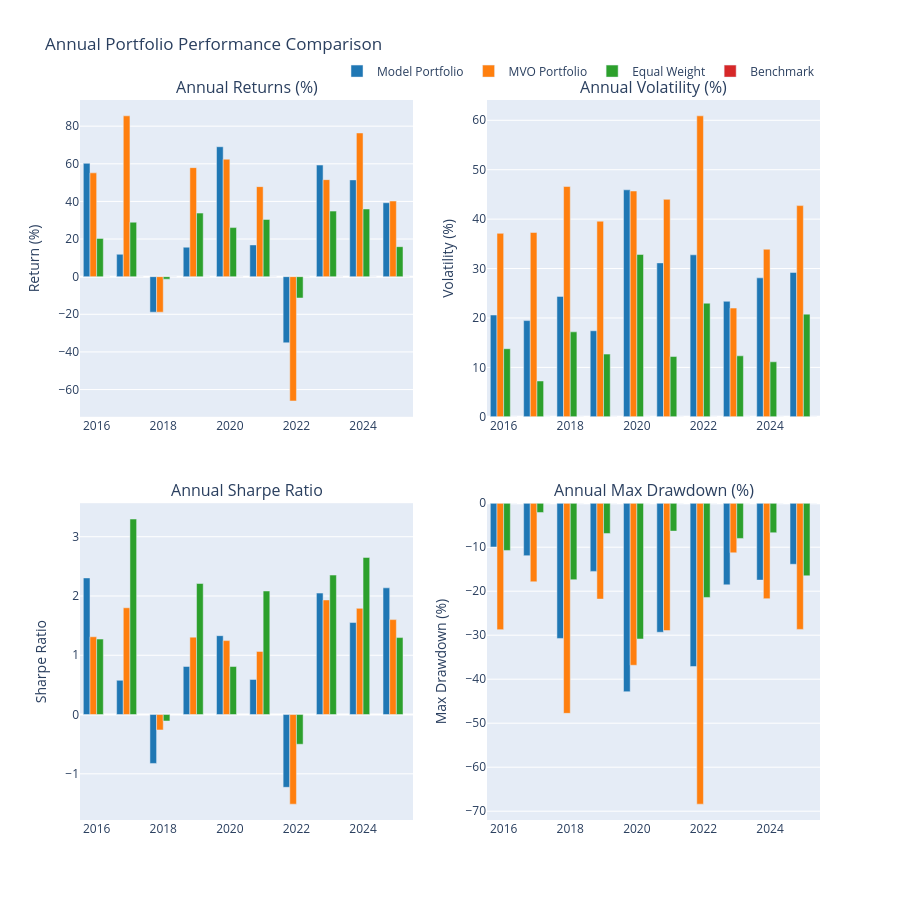

The notebook cell this image was saved under:
### Code cell
# Plotting
fig = make_subplots(
    rows=2, cols=2,
    subplot_titles=('Annual Returns (%)', 'Annual Volatility (%)', 
                   'Annual Sharpe Ratio', 'Annual Max Drawdown (%)'),
                   #'Annual Sortino Ratio', 'Annual Calmar Ratio'),
    vertical_spacing=0.12,
    horizontal_spacing=0.1
)

colors = ['#1f77b4', '#ff7f0e', '#2ca02c', '#d62728']
years = list(yearly_comparison['Total Return (%)'].index)

# Plot annual returns
for i, portfolio in enumerate(portfolios.keys()):
    fig.add_trace(
        go.Bar(
            x=years,
            y=yearly_comparison['Total Return (%)'][portfolio],
            name=portfolio,
            marker_color=colors[i],
            showlegend=True
        ),
        row=1, col=1
    )

# Plot annual volatility
for i, portfolio in enumerate(portfolios.keys()):
    fig.add_trace(
        go.Bar(
            x=years,
            y=yearly_comparison['Volatility (%)'][portfolio],
            name=portfolio,
            marker_color=colors[i],
            showlegend=False
        ),
        row=1, col=2
    )

# Plot annual Sharpe ratio
for i, portfolio in enumerate(portfolios.keys()):
    fig.add_trace(
        go.Bar(
            x=years,
            y=yearly_comparison['Sharpe Ratio'][portfolio],
            name=portfolio,
            marker_color=colors[i],
            showlegend=False
        ),
        row=2, col=1
    )

# Plot annual max drawdown
for i, portfolio in enumerate(portfolios.keys()):
    fig.add_trace(
        go.Bar(
            x=years,
            y=yearly_comparison['Max Drawdown (%)'][portfolio],
            name=portfolio,
            marker_color=colors[i],
            showlegend=False
        ),
        row=2, col=2
    )

# # Plot annual Sortino ratio
# for i, portfolio in enumerate(portfolios.keys()):
#     fig.add_trace(
#         go.Scatter(
#             x=years,
#             y=yearly_comparison['Sortino Ratio'][portfolio],
#             mode='lines+markers',
#             name=portfolio,
#             line=dict(color=colors[i]),
#             showlegend=False
#         ),
#         row=3, col=1
#     )

# # Plot annual Calmar ratio
# for i, portfolio in enumerate(portfolios.keys()):
#     fig.add_trace(
#         go.Scatter(
#             x=years,
#             y=yearly_comparison['Calmar Ratio'][portfolio],
#             mode='lines+markers',
#             name=portfolio,
#             line=dict(color=colors[i]),
#             showlegend=False
#         ),
#         row=3, col=2
#     )

# Update layout
fig.update_layout(
    title='Annual Portfolio Performance Comparison',
    height=900,
    showlegend=True,
    legend=dict(
        orientation="h",
        yanchor="bottom",
        y=1.02,
        xanchor="right",
        x=1
    )
)

# Update axes labels
fig.update_yaxes(title_text="Return (%)", row=1, col=1)
fig.update_yaxes(title_text="Volatility (%)", row=1, col=2)
fig.update_yaxes(title_text="Sharpe Ratio", row=2, col=1)
fig.update_yaxes(title_text="Max Drawdown (%)", row=2, col=2)
# fig.update_yaxes(title_text="Sortino Ratio", row=3, col=1)
# fig.update_yaxes(title_text="Calmar Ratio", row=3, col=2)

fig.show()

# Save the plot to a file
fig.write_html(f'{output_dir}/{train_type}/YoY_performance_{model_type}_run_{run_no}.html')
fig.write_image(f'{output_dir}/{train_type}/YoY_performance_{model_type}_run_{run_no}.png')

### Figure 1 — Plotly figure (JSON) as saved in the notebook; plotly's stock layout.template omitted (floating-point values rounded to 4 significant figures)
{"data": [{"marker": {"color": "#1f77b4"}, "name": "Model Portfolio", "showlegend": true, "type": "bar", "x": [2016, 2017, 2018, 2019, 2020, 2021, 2022, 2023, 2024, 2025], "xaxis": "x", "y": [60.25, 11.9, -18.88, 15.66, 69.07, 16.87, -35.15, 59.33, 51.44, 39.31], "yaxis": "y"}, {"marker": {"color": "#ff7f0e"}, "name": "MVO Portfolio", "showlegend": true, "type": "bar", "x": [2016, 2017, 2018, 2019, 2020, 2021, 2022, 2023, 2024, 2025], "xaxis": "x", "y": [55.17, 85.49, -18.88, 57.96, 62.44, 47.86, -66.07, 51.58, 76.38, 40.21], "yaxis": "y"}, {"marker": {"color": "#2ca02c"}, "name": "Equal Weight", "showlegend": true, "type": "bar", "x": [2016, 2017, 2018, 2019, 2020, 2021, 2022, 2023, 2024, 2025], "xaxis": "x", "y": [20.34, 28.95, -1.329, 33.79, 26.09, 30.42, -11.36, 34.85, 35.98, 15.95], "yaxis": "y"}, {"marker": {"color": "#d62728"}, "name": "Benchmark", "showlegend": true, "type": "bar", "x": [2016, 2017, 2018, 2019, 2020, 2021, 2022, 2023, 2024, 2025], "xaxis": "x", "y": [0, 0, 0, 0, 0, 0, 0, 0, 0, 0], "yaxis": "y"}, {"marker": {"color": "#1f77b4"}, "name": "Model Portfolio", "showlegend": false, "type": "bar", "x": [2016, 2017, 2018, 2019, 2020, 2021, 2022, 2023, 2024, 2025], "xaxis": "x2", "y": [20.6, 19.47, 24.37, 17.41, 45.93, 31.15, 32.78, 23.37, 28.12, 29.2], "yaxis": "y2"}, {"marker": {"color": "#ff7f0e"}, "name": "MVO Portfolio", "showlegend": false, "type": "bar", "x": [2016, 2017, 2018, 2019, 2020, 2021, 2022, 2023, 2024, 2025], "xaxis": "x2", "y": [37.12, 37.3, 46.6, 39.58, 45.69, 44.0, 60.9, 22.0, 33.91, 42.74], "yaxis": "y2"}, {"marker": {"color": "#2ca02c"}, "name": "Equal Weight", "showlegend": false, "type": "bar", "x": [2016, 2017, 2018, 2019, 2020, 2021, 2022, 2023, 2024, 2025], "xaxis": "x2", "y": [13.78, 7.247, 17.19, 12.68, 32.85, 12.2, 22.99, 12.34, 11.13, 20.78], "yaxis": "y2"}, {"marker": {"color": "#d62728"}, "name": "Benchmark", "showlegend": false, "type": "bar", "x": [2016, 2017, 2018, 2019, 2020, 2021, 2022, 2023, 2024, 2025], "xaxis": "x2", "y": [0, 0, 0, 0, 0, 0, 0, 0, 0, 0], "yaxis": "y2"}, {"marker": {"color": "#1f77b4"}, "name": "Model Portfolio", "showlegend": false, "type": "bar", "x": [2016, 2017, 2018, 2019, 2020, 2021, 2022, 2023, 2024, 2025], "xaxis": "x3", "y": [2.305, 0.5774, -0.8251, 0.811, 1.33, 0.5924, -1.228, 2.049, 1.552, 2.138], "yaxis": "y3"}, {"marker": {"color": "#ff7f0e"}, "name": "MVO Portfolio", "showlegend": false, "type": "bar", "x": [2016, 2017, 2018, 2019, 2020, 2021, 2022, 2023, 2024, 2025], "xaxis": "x3", "y": [1.312, 1.801, -0.26, 1.306, 1.247, 1.065, -1.512, 1.933, 1.791, 1.602], "yaxis": "y3"}, {"marker": {"color": "#2ca02c"}, "name": "Equal Weight", "showlegend": false, "type": "bar", "x": [2016, 2017, 2018, 2019, 2020, 2021, 2022, 2023, 2024, 2025], "xaxis": "x3", "y": [1.273, 3.299, -0.1089, 2.211, 0.81, 2.084, -0.5011, 2.353, 2.65, 1.298], "yaxis": "y3"}, {"marker": {"color": "#d62728"}, "name": "Benchmark", "showlegend": false, "type": "bar", "x": [2016, 2017, 2018, 2019, 2020, 2021, 2022, 2023, 2024, 2025], "xaxis": "x3", "y": [null, null, null, null, null, null, null, null, null, null], "yaxis": "y3"}, {"marker": {"color": "#1f77b4"}, "name": "Model Portfolio", "showlegend": false, "type": "bar", "x": [2016, 2017, 2018, 2019, 2020, 2021, 2022, 2023, 2024, 2025], "xaxis": "x4", "y": [-9.947, -11.92, -30.73, -15.49, -42.84, -29.33, -37.11, -18.56, -17.48, -13.88], "yaxis": "y4"}, {"marker": {"color": "#ff7f0e"}, "name": "MVO Portfolio", "showlegend": false, "type": "bar", "x": [2016, 2017, 2018, 2019, 2020, 2021, 2022, 2023, 2024, 2025], "xaxis": "x4", "y": [-28.73, -17.86, -47.76, -21.79, -36.83, -28.94, -68.4, -11.27, -21.7, -28.68], "yaxis": "y4"}, {"marker": {"color": "#2ca02c"}, "name": "Equal Weight", "showlegend": false, "type": "bar", "x": [2016, 2017, 2018, 2019, 2020, 2021, 2022, 2023, 2024, 2025], "xaxis": "x4", "y": [-10.74, -2.107, -17.38, -6.881, -30.86, -6.346, -21.42, -8.006, -6.709, -16.5], "yaxis": "y4"}, {"marker": {"color": "#d62728"}, "name": "Benchmark", "showlegend": false, "type": "bar", "x": [2016, 2017, 2018, 2019, 2020, 2021, 2022, 2023, 2024, 2025], "xaxis": "x4", "y": [0, 0, 0, 0, 0, 0, 0, 0, 0, 0], "yaxis": "y4"}], "layout": {"annotations": [{"font": {"size": 16}, "showarrow": false, "text": "Annual Returns (%)", "x": 0.225, "xanchor": "center", "xref": "paper", "y": 1, "yanchor": "bottom", "yref": "paper"}, {"font": {"size": 16}, "showarrow": false, "text": "Annual Volatility (%)", "x": 0.775, "xanchor": "center", "xref": "paper", "y": 1, "yanchor": "bottom", "yref": "paper"}, {"font": {"size": 16}, "showarrow": false, "text": "Annual Sharpe Ratio", "x": 0.225, "xanchor": "center", "xref": "paper", "y": 0.44, "yanchor": "bottom", "yref": "paper"}, {"font": {"size": 16}, "showarrow": false, "text": "Annual Max Drawdown (%)", "x": 0.775, "xanchor": "center", "xref": "paper", "y": 0.44, "yanchor": "bottom", "yref": "paper"}], "height": 900, "legend": {"orientation": "h", "x": 1, "xanchor": "right", "y": 1.02, "yanchor": "bottom"}, "showlegend": true, "title": {"text": "Annual Portfolio Performance Comparison"}, "xaxis": {"anchor": "y", "domain": [0, 0.45]}, "xaxis2": {"anchor": "y2", "domain": [0.55, 1]}, "xaxis3": {"anchor": "y3", "domain": [0, 0.45]}, "xaxis4": {"anchor": "y4", "domain": [0.55, 1]}, "yaxis": {"anchor": "x", "domain": [0.56, 1], "title": {"text": "Return (%)"}}, "yaxis2": {"anchor": "x2", "domain": [0.56, 1], "title": {"text": "Volatility (%)"}}, "yaxis3": {"anchor": "x3", "domain": [0, 0.44], "title": {"text": "Sharpe Ratio"}}, "yaxis4": {"anchor": "x4", "domain": [0, 0.44], "title": {"text": "Max Drawdown (%)"}}}}
